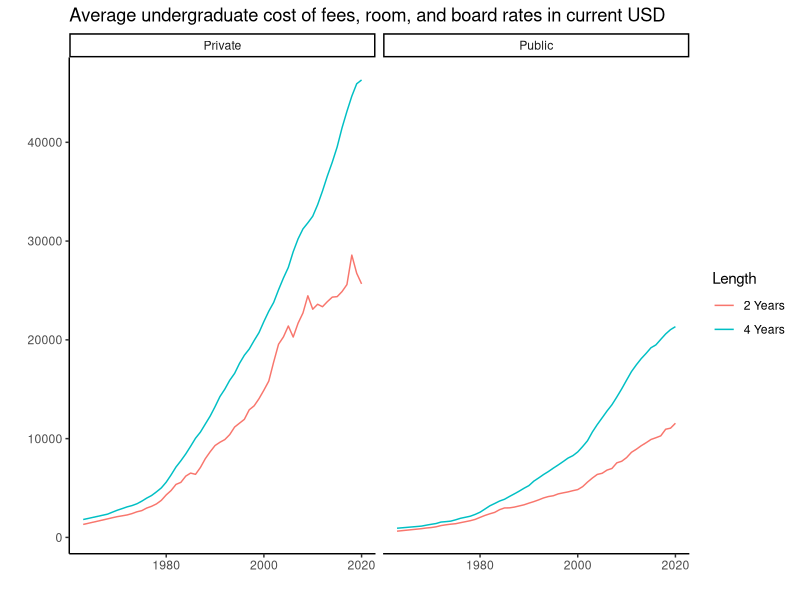
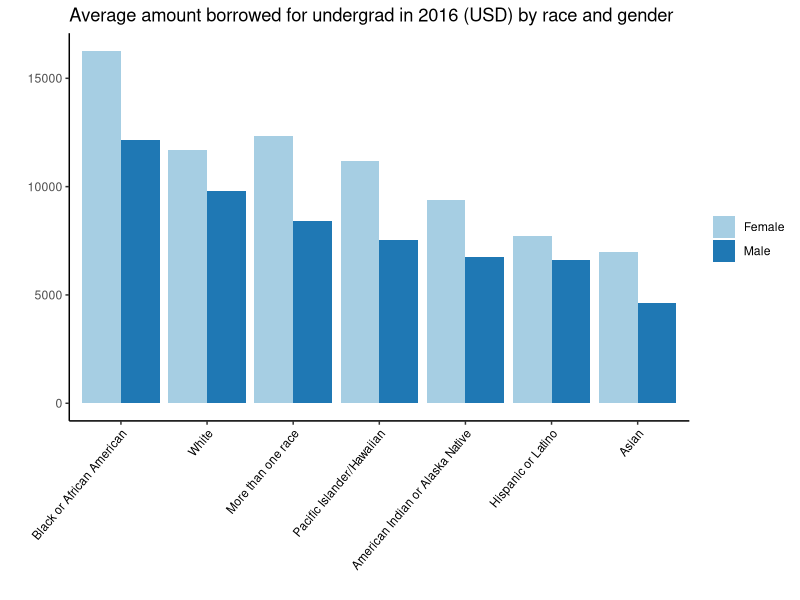
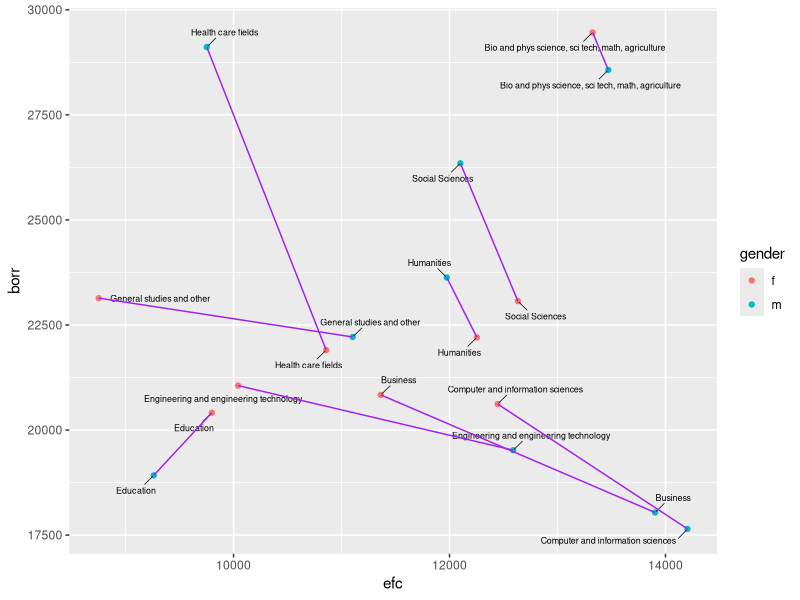

These charts were generated, in order, by the following R code: (Note: this script raises an error after producing the figures.)
## ---- chunk 1
knitr::opts_chunk$set(echo = TRUE, message = FALSE, warning = FALSE)
## ---- chunk 2
library(tidyverse)
library(ggplot2)
library(lubridate)
library(ggrepel)
library(readxl)
## ---- chunk 3
tuition_cost <- read_excel("FP3/college_cost_over_time.xls", sheet = "Sheet1")
head(tuition_cost)

tuition_cost %>% 
  ggplot(aes(x = Year, y = Amount, color = Length)) +
  geom_line() +
  facet_wrap(~Type) +
  theme_classic() +
  labs(title = "Average undergraduate cost of fees, room, and board rates in current USD", x = "", y = "")
## ---- chunk 4
data <- read_csv("11_8_data.csv")
explorerace <- read_csv("10_efc_borrow_race.csv")
exploregender <- read_csv("10_efc_borrow_gender.csv")
## ---- chunk 5
Cum_amt_borrowed_2016 <- read_excel("FP3/amt_borrowed.xlsx", sheet = "Sheet1")

Cum_amt_borrowed_2016 %>% 
  ggplot(aes(x = fct_reorder(Race, Amount, .desc = T), y = Amount, fill = Gender)) +
  geom_bar(stat="identity", position = position_dodge()) +
  theme_classic() +
  theme(axis.text.x = element_text(angle = 50, vjust = 1, hjust=1, size = 8.5, color = "black")) +
  scale_fill_brewer(palette = "Paired") +
  labs(x = "", y = "", fill = "", title = "Average amount borrowed for undergrad in 2016 (USD) by race and gender")
## ---- chunk 6
male <- exploregender %>%
  select(field,efc_m,borr_m) %>%
  mutate(gender = "m")
  colnames(male) <- c("field","efc","borr","gender")
female <- exploregender %>%
  select(field,efc_f,borr_f) %>%
  mutate(gender = "f")
  colnames(female) <- c("field","efc","borr","gender")
final <- rbind(male,female)
final$efc <- extract_numeric(final$efc)
## ---- chunk 7
ggplot(final,aes(x=efc,y=borr,color=gender, group=field)) +
  geom_point() +
  geom_text_repel(aes(label=field),
                  size=2.25,
                  box.padding = 0.5,
                  segment.size = 0.25,
                  color = "black")+
geom_line(color="purple")
## ---- chunk 8
wider <- final %>%
    pivot_wider(names_from=gender,values_from=c(efc,borr),values_fill=0,names_sort=TRUE)
## ---- chunk 9
wider <- wider %>%
  mutate(change_efc = (pmax(efc_f,efc_m)-pmin(efc_f,efc_m))/pmin(efc_f,efc_m),change_borr = (pmax(borr_f,borr_m)-pmin(borr_f,borr_m))/pmin(borr_f,borr_m))%>%
    mutate(elasticity = change_efc/change_borr)%>%
  mutate(borr_more = case_when(borr_m>borr_f ~ 'm',
  borr_m<borr_f ~ 'f'))
## ---- chunk 10
wider1 <- wider %>%
  mutate(mid_efc=(efc_f+efc_m)/2,mid_borr=(borr_f+borr_m)/2) %>% mutate(elasticity=((efc_f-efc_m)/(mid_efc))/((borr_f-borr_m)/(mid_borr)))%>%
  mutate(borr_more = case_when(borr_m>borr_f ~ 'm',
  borr_m<borr_f ~ 'f'))%>%
  arrange(elasticity)
## ---- chunk 11
tab<-wider1%>%
  select(field,elasticity,borr_more)
## ---- chunk 12
data <- readxl::read_xlsx("11_8_data.xlsx", sheet = "salary")
conf_int <- readxl::read_xlsx("11_8_data.xlsx", sheet = "confidence_intervals")

data %>% 
  ggplot() +
  geom_bar(aes(x = fct_reorder(`Field of study: undergraduate (23 categories)`, `Primary job: Annualized salary, 2012`, .desc = T), y = `Primary job: Annualized salary, 2012`), stat = "identity", fill = "skyblue", alpha = 0.7) +
  geom_errorbar(aes(x = `Field of study: undergraduate (23 categories)`, ymin=`CI_low`, ymax=`CI_high`), width=0.4, colour="orange", alpha=0.9, size=1) +
  theme_classic() +
  theme(axis.text.x = element_text(angle = 52, vjust = 1, hjust=1, size = 5.5, color = "black")) +
  labs(x = "Field of Study, 2008", y = "Salary, 2012")
## ---- chunk 13
salary_by_major_2018 <- read_excel("FP3/salary_by_major_0818.xlsx")
head(salary_by_major_2018)

salary_by_major_2018 %>% 
  filter(`Field of study: undergraduate (10 categories)` != "Undeclared") %>% 
  ggplot(aes(x = fct_reorder(`Field of study: undergraduate (10 categories)`, `Current job, as of B&B:08/18 interview: Annualized salary`, .desc = T), y = `Current job, as of B&B:08/18 interview: Annualized salary`)) +
  geom_bar(stat="identity", fill = "#69b3a2") +
  theme_classic() +
  theme(axis.text.x = element_text(angle = 60, vjust = 1, hjust=1, size = 7, color = "black")) +
  labs(x = "Undergraduate Field of Study, 2008", y = "Current Job Salary in 2018", title = "")
